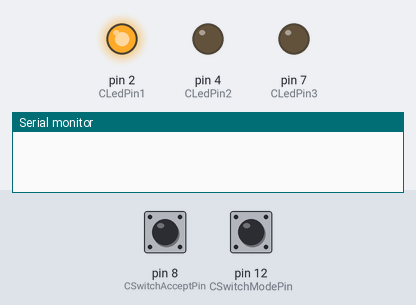
Bench run of a sketch on a simulated Arduino Uno, built with avr-gcc and run on an emulated ATmega328P. On the bench: output pins drawn as LEDs (lit = HIGH), the last lines printed to the serial monitor. Inputs (shaded band) come from the test bench; at power-on: pin 8 (CSwitchAcceptPin) LOW, pin 12 (CSwitchModePin) LOW.

Above: at 0.2 s.
At 0.7 s:
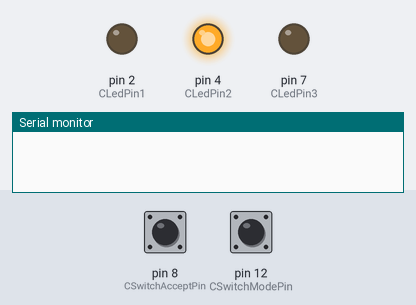
At 2.7 s:
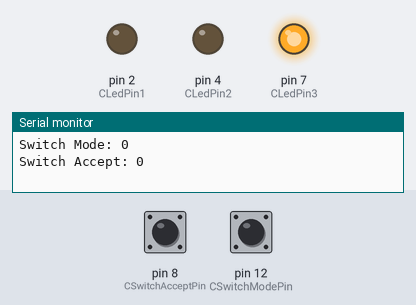
Timing chart, 0 to 3.5 s (numbered marks = the images above):
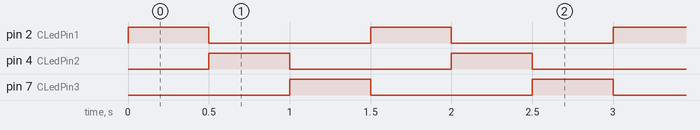

The sketch:

Control_Board_Test.ino
```cpp
const int CSwitchModePin = 12;
const int CSwitchAcceptPin = 8;
const int CLedPin1 =  2;
const int CLedPin2 =  4;
const int CLedPin3 =  7;

void setup() {
  pinMode(CLedPin1, OUTPUT);
  pinMode(CLedPin2, OUTPUT);
  pinMode(CLedPin3, OUTPUT);
  pinMode(CSwitchModePin, INPUT);
  pinMode(CSwitchAcceptPin, INPUT);

  Serial.begin(9600);
}

void loop() {
  digitalWrite(CLedPin1, HIGH);
  digitalWrite(CLedPin2, LOW);
  digitalWrite(CLedPin3, LOW);
  delay(500);
  digitalWrite(CLedPin1, LOW);
  digitalWrite(CLedPin2, HIGH);
  digitalWrite(CLedPin3, LOW);
  delay(500);
  digitalWrite(CLedPin1, LOW);
  digitalWrite(CLedPin2, LOW);
  digitalWrite(CLedPin3, HIGH);
  delay(500);
  Serial.println("");
  Serial.print("Switch Mode: "); Serial.print(digitalRead(CSwitchModePin)); Serial.println("");
  Serial.print("Switch Accept: "); Serial.print(digitalRead(CSwitchAcceptPin)); Serial.println("");


}
```

Measured:
- by itself, pin 2 (CLedPin1), pin 4 (CLedPin2), pin 7 (CLedPin3): alternates HIGH for 0.50 s and LOW for 1.0 s
- by itself, everything shown: repeats every 1.5 s, in 3 steps
